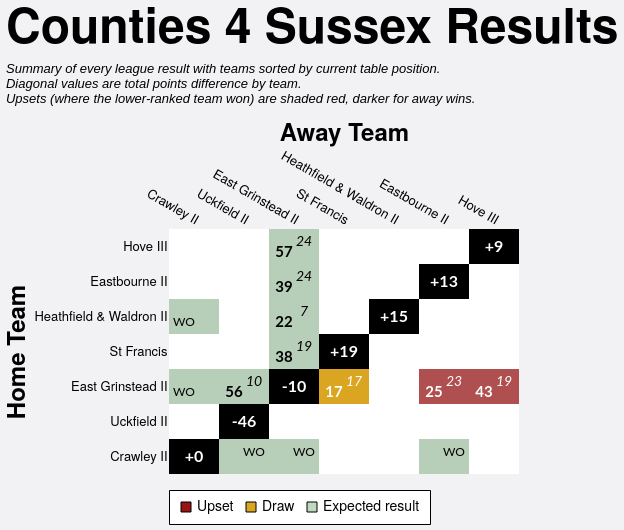

Describe this chart as a Vega-Lite specification.
### Vega-Lite specification from a JSON file in a GitHub repository (floating-point values rounded to 4 significant figures)
{"config": {"axis": {"labelFont": "PT Sans Narrow, Helvetica Neue, Helvetica, Arial, sans-serif", "titleFont": "PT Sans Narrow, Helvetica Neue, Helvetica, Arial, sans-serif", "labelFontSize": 13, "titleFontSize": 24, "gridColor": "#202947", "gridOpacity": 0.2, "zindex": 1}, "text": {"font": "Lato, sans-serif"}, "bar": {"cornerRadiusEnd": 5}, "header": {"labelFont": "PT Sans Narrow, Helvetica Neue, Helvetica, Arial, sans-serif", "titleFont": "PT Sans Narrow, Helvetica Neue, Helvetica, Arial, sans-serif", "labelFontSize": 24, "titleFontSize": 28, "labelFontWeight": "bold", "orient": "left"}, "legend": {"labelFont": "PT Sans Narrow, Helvetica Neue, Helvetica, Arial, sans-serif", "titleFont": "PT Sans Narrow, Helvetica Neue, Helvetica, Arial, sans-serif", "labelFontSize": 14, "titleFontSize": 16, "titlePadding": 5, "fillColor": "white", "strokeColor": "black", "padding": 10, "titleFontWeight": "lighter", "titleFontStyle": "italic", "titleColor": "gray", "offset": 10}, "title": {"font": "PT Sans Narrow, Helvetica Neue, Helvetica, Arial, sans-serif", "fontSize": 48, "fontWeight": "bold", "anchor": "start", "align": "center", "titlePadding": 20, "subtitlePadding": 10, "subtitleFontSize": 13, "subtitleColor": "", "subtitleFontStyle": "italic", "offset": 15, "color": "black"}, "axisX": {"labelAngle": 0}, "facet": {"title": null, "header": null, "align": {"row": "each", "column": "each"}}, "resolve": {"scale": {"y": "independent", "facet": "independent"}}, "background": "#f2f1f4", "scale": {"offsetBandPaddingOuter": 0.2, "offsetBandPaddingInner": 0.1}, "view": {"stroke": null}}, "layer": [{"data": {"name": "data-c476c2890ef0f226110b5867b8615b88"}, "mark": {"type": "rect"}, "encoding": {"color": {"field": "unexpected_result", "legend": {"labelExpr": "datum.value === 'Upset (Away Win)' ? 'Upset' : datum.value", "labelLimit": 220, "offset": 16, "orient": "bottom", "symbolStrokeColor": "black", "symbolStrokeWidth": 1, "values": ["Upset (Away Win)", "Draw", "Expected result"]}, "scale": {"domain": ["Expected result", "Upset (Home Win)", "Upset (Away Win)", "Draw", "To be played", "N/A"], "range": ["#146f1444", "#991515bb", "#991515", "goldenrod", "white", "black"]}, "title": null, "type": "nominal"}, "opacity": {"condition": {"test": "datum.home_team == param_18['home_team'] || datum.away_team == param_18['home_team'] || !isValid(param_18['home_team'])", "value": 1.0}, "value": 0.1}, "tooltip": [{"field": "home_team", "title": "Home", "type": "nominal"}, {"field": "away_team", "title": "Away", "type": "nominal"}, {"field": "home_score_text", "title": "Home Score", "type": "nominal"}, {"field": "away_score_text", "title": "Away Score", "type": "nominal"}, {"field": "result", "title": "Result", "type": "nominal"}, {"field": "unexpected_result", "title": "Unexpectedness", "type": "nominal"}, {"field": "date", "format": "%d %b %Y", "title": "Date", "type": "temporal"}], "x": {"axis": {"domain": false, "grid": false, "labelAngle": 30, "orient": "top", "ticks": false}, "field": "away_team", "sort": ["Crawley II", "Uckfield II", "East Grinstead II", "St Francis", "Heathfield & Waldron II", "Eastbourne II", "Hove III"], "title": "Away Team", "type": "nominal"}, "y": {"axis": {"domain": false, "grid": false, "ticks": false}, "field": "home_team", "sort": ["Hove III", "Eastbourne II", "Heathfield & Waldron II", "St Francis", "East Grinstead II", "Uckfield II", "Crawley II"], "title": "Home Team", "type": "nominal"}}, "name": "view_17"}, {"data": {"name": "data-c476c2890ef0f226110b5867b8615b88"}, "mark": {"type": "text", "fontStyle": "italic", "size": 14, "xOffset": 10, "yOffset": -5}, "encoding": {"color": {"condition": {"test": "(datum.home_team == param_18['home_team'] || datum.away_team == param_18['home_team'] || !isValid(param_18['home_team'])) && datum.unexpected_result == 'Expected result'", "value": "black"}, "value": "white"}, "text": {"field": "away_score_text", "type": "nominal"}, "x": {"field": "away_team", "sort": ["Crawley II", "Uckfield II", "East Grinstead II", "St Francis", "Heathfield & Waldron II", "Eastbourne II", "Hove III"], "type": "nominal"}, "y": {"field": "home_team", "sort": ["Hove III", "Eastbourne II", "Heathfield & Waldron II", "St Francis", "East Grinstead II", "Uckfield II", "Crawley II"], "type": "nominal"}}, "transform": [{"filter": "datum.away_score_text != '' && datum.away_score_text != 'WO'"}]}, {"data": {"name": "data-c476c2890ef0f226110b5867b8615b88"}, "mark": {"type": "text", "size": 12, "xOffset": 10, "yOffset": -5}, "encoding": {"color": {"condition": {"test": "(datum.home_team == param_18['home_team'] || datum.away_team == param_18['home_team'] || !isValid(param_18['home_team'])) && datum.unexpected_result == 'Expected result'", "value": "black"}, "value": "white"}, "text": {"field": "away_score_text", "type": "nominal"}, "x": {"field": "away_team", "sort": ["Crawley II", "Uckfield II", "East Grinstead II", "St Francis", "Heathfield & Waldron II", "Eastbourne II", "Hove III"], "type": "nominal"}, "y": {"field": "home_team", "sort": ["Hove III", "Eastbourne II", "Heathfield & Waldron II", "St Francis", "East Grinstead II", "Uckfield II", "Crawley II"], "type": "nominal"}}, "transform": [{"filter": "datum.away_score_text == 'WO'"}]}, {"data": {"name": "data-c476c2890ef0f226110b5867b8615b88"}, "mark": {"type": "text", "fontWeight": "bold", "size": 15, "xOffset": -10, "yOffset": 5}, "encoding": {"color": {"condition": {"test": "(datum.home_team == param_18['home_team'] || datum.away_team == param_18['home_team'] || !isValid(param_18['home_team'])) && datum.unexpected_result == 'Expected result'", "value": "black"}, "value": "white"}, "text": {"field": "home_score_text", "type": "nominal"}, "x": {"field": "away_team", "sort": ["Crawley II", "Uckfield II", "East Grinstead II", "St Francis", "Heathfield & Waldron II", "Eastbourne II", "Hove III"], "type": "nominal"}, "y": {"field": "home_team", "sort": ["Hove III", "Eastbourne II", "Heathfield & Waldron II", "St Francis", "East Grinstead II", "Uckfield II", "Crawley II"], "type": "nominal"}}, "transform": [{"filter": "datum.home_score_text != '' && datum.home_score_text != 'WO'"}]}, {"data": {"name": "data-c476c2890ef0f226110b5867b8615b88"}, "mark": {"type": "text", "size": 12, "xOffset": -10, "yOffset": 5}, "encoding": {"color": {"condition": {"test": "(datum.home_team == param_18['home_team'] || datum.away_team == param_18['home_team'] || !isValid(param_18['home_team'])) && datum.unexpected_result == 'Expected result'", "value": "black"}, "value": "white"}, "text": {"field": "home_score_text", "type": "nominal"}, "x": {"field": "away_team", "sort": ["Crawley II", "Uckfield II", "East Grinstead II", "St Francis", "Heathfield & Waldron II", "Eastbourne II", "Hove III"], "type": "nominal"}, "y": {"field": "home_team", "sort": ["Hove III", "Eastbourne II", "Heathfield & Waldron II", "St Francis", "East Grinstead II", "Uckfield II", "Crawley II"], "type": "nominal"}}, "transform": [{"filter": "datum.home_score_text == 'WO'"}]}, {"data": {"name": "data-fecc7afd5414ebbbadb48049a19bf62b"}, "mark": {"type": "text", "color": "white", "fontWeight": "bold", "size": 16}, "encoding": {"text": {"field": "display_text", "type": "nominal"}, "tooltip": [{"field": "home_team", "title": "Team", "type": "nominal"}, {"field": "display_text", "title": "Points Difference", "type": "nominal"}], "x": {"field": "away_team", "sort": ["Crawley II", "Uckfield II", "East Grinstead II", "St Francis", "Heathfield & Waldron II", "Eastbourne II", "Hove III"], "type": "nominal"}, "y": {"field": "home_team", "sort": ["Hove III", "Eastbourne II", "Heathfield & Waldron II", "St Francis", "East Grinstead II", "Uckfield II", "Crawley II"], "type": "nominal"}}}], "height": {"step": 35}, "params": [{"name": "param_18", "select": {"type": "point", "clear": "dblclick", "fields": ["home_team"], "on": "click"}, "value": null, "views": ["view_17"]}], "title": {"text": "Counties 4 Sussex Results", "subtitle": ["Summary of every league result with teams sorted by current table position.", "Diagonal values are total points difference by team.", "Upsets (where the lower-ranked team won) are shaded red, darker for away wins."]}, "width": {"step": 50}, "$schema": "https://vega.github.io/schema/vega-lite/v5.20.1.json", "datasets": {"data-c476c2890ef0f226110b5867b8615b88": [{"home_team": "Crawley II", "away_team": "Crawley II", "match_id": null, "date": "", "home_score": null, "away_score": null, "home_walkover": null, "away_walkover": null, "result": "N/A", "home_score_text": "", "away_score_text": "", "wo_result": "", "score_text": "", "display_text": "+0", "is_diagonal": true, "result_simple": "N/A", "unexpected_result": "N/A", "unexpected_opacity": 1.0}, {"home_team": "Crawley II", "away_team": "East Grinstead II", "match_id": "995325", "date": "2022-10-01T00:00:00", "home_score": null, "away_score": null, "home_walkover": false, "away_walkover": true, "result": "Away Win", "home_score_text": "", "away_score_text": "WO", "wo_result": "AWO", "score_text": "WO", "display_text": "WO", "is_diagonal": false, "result_simple": "Away Win", "unexpected_result": "Expected result", "unexpected_opacity": 0.25}, {"home_team": "Crawley II", "away_team": "Eastbourne II", "match_id": "995339", "date": "2022-11-12T00:00:00", "home_score": null, "away_score": null, "home_walkover": false, "away_walkover": true, "result": "Away Win", "home_score_text": "", "away_score_text": "WO", "wo_result": "AWO", "score_text": "WO", "display_text": "WO", "is_diagonal": false, "result_simple": "Away Win", "unexpected_result": "Expected result", "unexpected_opacity": 0.25}, {"home_team": "Crawley II", "away_team": "Heathfield & Waldron II", "match_id": null, "date": "", "home_score": null, "away_score": null, "home_walkover": null, "away_walkover": null, "result": "To be played", "home_score_text": "", "away_score_text": "", "wo_result": "", "score_text": "", "display_text": "", "is_diagonal": false, "result_simple": "To be played", "unexpected_result": "To be played", "unexpected_opacity": 1.0}, {"home_team": "Crawley II", "away_team": "Hove III", "match_id": null, "date": "", "home_score": null, "away_score": null, "home_walkover": null, "away_walkover": null, "result": "To be played", "home_score_text": "", "away_score_text": "", "wo_result": "", "score_text": "", "display_text": "", "is_diagonal": false, "result_simple": "To be played", "unexpected_result": "To be played", "unexpected_opacity": 1.0}, {"home_team": "Crawley II", "away_team": "St Francis", "match_id": null, "date": "", "home_score": null, "away_score": null, "home_walkover": null, "away_walkover": null, "result": "To be played", "home_score_text": "", "away_score_text": "", "wo_result": "", "score_text": "", "display_text": "", "is_diagonal": false, "result_simple": "To be played", "unexpected_result": "To be played", "unexpected_opacity": 1.0}, {"home_team": "Crawley II", "away_team": "Uckfield II", "match_id": "995351", "date": "2022-12-10T00:00:00", "home_score": null, "away_score": null, "home_walkover": false, "away_walkover": true, "result": "Away Win", "home_score_text": "", "away_score_text": "WO", "wo_result": "AWO", "score_text": "WO", "display_text": "WO", "is_diagonal": false, "result_simple": "Away Win", "unexpected_result": "Expected result", "unexpected_opacity": 0.25}, {"home_team": "East Grinstead II", "away_team": "Crawley II", "match_id": "995349", "date": "2022-12-03T00:00:00", "home_score": null, "away_score": null, "home_walkover": true, "away_walkover": false, "result": "Home Win", "home_score_text": "WO", "away_score_text": "", "wo_result": "HWO", "score_text": "WO", "display_text": "WO", "is_diagonal": false, "result_simple": "Home Win", "unexpected_result": "Expected result", "unexpected_opacity": 0.25}, {"home_team": "East Grinstead II", "away_team": "East Grinstead II", "match_id": null, "date": "", "home_score": null, "away_score": null, "home_walkover": null, "away_walkover": null, "result": "N/A", "home_score_text": "", "away_score_text": "", "wo_result": "", "score_text": "", "display_text": "-10", "is_diagonal": true, "result_simple": "N/A", "unexpected_result": "N/A", "unexpected_opacity": 1.0}, {"home_team": "East Grinstead II", "away_team": "Eastbourne II", "match_id": "995326", "date": "2022-10-15T00:00:00", "home_score": 25, "away_score": 23, "home_walkover": false, "away_walkover": false, "result": "Home Win (LBP)", "home_score_text": "25", "away_score_text": "23", "wo_result": "", "score_text": "25-23", "display_text": "25-23", "is_diagonal": false, "result_simple": "Home Win", "unexpected_result": "Upset (Home Win)", "unexpected_opacity": 0.75}, {"home_team": "East Grinstead II", "away_team": "Heathfield & Waldron II", "match_id": null, "date": "", "home_score": null, "away_score": null, "home_walkover": null, "away_walkover": null, "result": "To be played", "home_score_text": "", "away_score_text": "", "wo_result": "", "score_text": "", "display_text": "", "is_diagonal": false, "result_simple": "To be played", "unexpected_result": "To be played", "unexpected_opacity": 1.0}, {"home_team": "East Grinstead II", "away_team": "Hove III", "match_id": "1032189", "date": "2023-01-07T00:00:00", "home_score": 43, "away_score": 19, "home_walkover": false, "away_walkover": false, "result": "Home Win", "home_score_text": "43", "away_score_text": "19", "wo_result": "", "score_text": "43-19", "display_text": "43-19", "is_diagonal": false, "result_simple": "Home Win", "unexpected_result": "Upset (Home Win)", "unexpected_opacity": 0.75}, {"home_team": "East Grinstead II", "away_team": "St Francis", "match_id": "995334", "date": "2022-10-29T00:00:00", "home_score": 17, "away_score": 17, "home_walkover": false, "away_walkover": false, "result": "Draw", "home_score_text": "17", "away_score_text": "17", "wo_result": "", "score_text": "17-17", "display_text": "17-17", "is_diagonal": false, "result_simple": "Draw", "unexpected_result": "Draw", "unexpected_opacity": 0.75}, {"home_team": "East Grinstead II", "away_team": "Uckfield II", "match_id": "1034960", "date": "2023-02-11T00:00:00", "home_score": 56, "away_score": 10, "home_walkover": false, "away_walkover": false, "result": "Home Win", "home_score_text": "56", "away_score_text": "10", "wo_result": "", "score_text": "56-10", "display_text": "56-10", "is_diagonal": false, "result_simple": "Home Win", "unexpected_result": "Expected result", "unexpected_opacity": 0.25}, {"home_team": "Eastbourne II", "away_team": "Crawley II", "match_id": null, "date": "", "home_score": null, "away_score": null, "home_walkover": null, "away_walkover": null, "result": "To be played", "home_score_text": "", "away_score_text": "", "wo_result": "", "score_text": "", "display_text": "", "is_diagonal": false, "result_simple": "To be played", "unexpected_result": "To be played", "unexpected_opacity": 1.0}, {"home_team": "Eastbourne II", "away_team": "East Grinstead II", "match_id": "1032182", "date": "2023-01-21T00:00:00", "home_score": 39, "away_score": 24, "home_walkover": false, "away_walkover": false, "result": "Home Win", "home_score_text": "39", "away_score_text": "24", "wo_result": "", "score_text": "39-24", "display_text": "39-24", "is_diagonal": false, "result_simple": "Home Win", "unexpected_result": "Expected result", "unexpected_opacity": 0.25}, {"home_team": "Eastbourne II", "away_team": "Eastbourne II", "match_id": null, "date": "", "home_score": null, "away_score": null, "home_walkover": null, "away_walkover": null, "result": "N/A", "home_score_text": "", "away_score_text": "", "wo_result": "", "score_text": "", "display_text": "+13", "is_diagonal": true, "result_simple": "N/A", "unexpected_result": "N/A", "unexpected_opacity": 1.0}, {"home_team": "Eastbourne II", "away_team": "Heathfield & Waldron II", "match_id": null, "date": "", "home_score": null, "away_score": null, "home_walkover": null, "away_walkover": null, "result": "To be played", "home_score_text": "", "away_score_text": "", "wo_result": "", "score_text": "", "display_text": "", "is_diagonal": false, "result_simple": "To be played", "unexpected_result": "To be played", "unexpected_opacity": 1.0}, {"home_team": "Eastbourne II", "away_team": "Hove III", "match_id": null, "date": "", "home_score": null, "away_score": null, "home_walkover": null, "away_walkover": null, "result": "To be played", "home_score_text": "", "away_score_text": "", "wo_result": "", "score_text": "", "display_text": "", "is_diagonal": false, "result_simple": "To be played", "unexpected_result": "To be played", "unexpected_opacity": 1.0}, {"home_team": "Eastbourne II", "away_team": "St Francis", "match_id": null, "date": "", "home_score": null, "away_score": null, "home_walkover": null, "away_walkover": null, "result": "To be played", "home_score_text": "", "away_score_text": "", "wo_result": "", "score_text": "", "display_text": "", "is_diagonal": false, "result_simple": "To be played", "unexpected_result": "To be played", "unexpected_opacity": 1.0}, {"home_team": "Eastbourne II", "away_team": "Uckfield II", "match_id": null, "date": "", "home_score": null, "away_score": null, "home_walkover": null, "away_walkover": null, "result": "To be played", "home_score_text": "", "away_score_text": "", "wo_result": "", "score_text": "", "display_text": "", "is_diagonal": false, "result_simple": "To be played", "unexpected_result": "To be played", "unexpected_opacity": 1.0}, {"home_team": "Heathfield & Waldron II", "away_team": "Crawley II", "match_id": "1034971", "date": "2023-02-11T00:00:00", "home_score": null, "away_score": null, "home_walkover": true, "away_walkover": false, "result": "Home Win", "home_score_text": "WO", "away_score_text": "", "wo_result": "HWO", "score_text": "WO", "display_text": "WO", "is_diagonal": false, "result_simple": "Home Win", "unexpected_result": "Expected result", "unexpected_opacity": 0.25}, {"home_team": "Heathfield & Waldron II", "away_team": "East Grinstead II", "match_id": "995341", "date": "2022-11-12T00:00:00", "home_score": 22, "away_score": 7, "home_walkover": false, "away_walkover": false, "result": "Home Win", "home_score_text": "22", "away_score_text": "7", "wo_result": "", "score_text": "22-7", "display_text": "22-7", "is_diagonal": false, "result_simple": "Home Win", "unexpected_result": "Expected result", "unexpected_opacity": 0.25}, {"home_team": "Heathfield & Waldron II", "away_team": "Eastbourne II", "match_id": null, "date": "", "home_score": null, "away_score": null, "home_walkover": null, "away_walkover": null, "result": "To be played", "home_score_text": "", "away_score_text": "", "wo_result": "", "score_text": "", "display_text": "", "is_diagonal": false, "result_simple": "To be played", "unexpected_result": "To be played", "unexpected_opacity": 1.0}, {"home_team": "Heathfield & Waldron II", "away_team": "Heathfield & Waldron II", "match_id": null, "date": "", "home_score": null, "away_score": null, "home_walkover": null, "away_walkover": null, "result": "N/A", "home_score_text": "", "away_score_text": "", "wo_result": "", "score_text": "", "display_text": "+15", "is_diagonal": true, "result_simple": "N/A", "unexpected_result": "N/A", "unexpected_opacity": 1.0}, {"home_team": "Heathfield & Waldron II", "away_team": "Hove III", "match_id": null, "date": "", "home_score": null, "away_score": null, "home_walkover": null, "away_walkover": null, "result": "To be played", "home_score_text": "", "away_score_text": "", "wo_result": "", "score_text": "", "display_text": "", "is_diagonal": false, "result_simple": "To be played", "unexpected_result": "To be played", "unexpected_opacity": 1.0}, {"home_team": "Heathfield & Waldron II", "away_team": "St Francis", "match_id": null, "date": "", "home_score": null, "away_score": null, "home_walkover": null, "away_walkover": null, "result": "To be played", "home_score_text": "", "away_score_text": "", "wo_result": "", "score_text": "", "display_text": "", "is_diagonal": false, "result_simple": "To be played", "unexpected_result": "To be played", "unexpected_opacity": 1.0}, {"home_team": "Heathfield & Waldron II", "away_team": "Uckfield II", "match_id": null, "date": "", "home_score": null, "away_score": null, "home_walkover": null, "away_walkover": null, "result": "To be played", "home_score_text": "", "away_score_text": "", "wo_result": "", "score_text": "", "display_text": "", "is_diagonal": false, "result_simple": "To be played", "unexpected_result": "To be played", "unexpected_opacity": 1.0}, {"home_team": "Hove III", "away_team": "Crawley II", "match_id": null, "date": "", "home_score": null, "away_score": null, "home_walkover": null, "away_walkover": null, "result": "To be played", "home_score_text": "", "away_score_text": "", "wo_result": "", "score_text": "", "display_text": "", "is_diagonal": false, "result_simple": "To be played", "unexpected_result": "To be played", "unexpected_opacity": 1.0}, {"home_team": "Hove III", "away_team": "East Grinstead II", "match_id": "995369", "date": "2023-03-04T00:00:00", "home_score": 57, "away_score": 24, "home_walkover": false, "away_walkover": false, "result": "Home Win", "home_score_text": "57", "away_score_text": "24", "wo_result": "", "score_text": "57-24", "display_text": "57-24", "is_diagonal": false, "result_simple": "Home Win", "unexpected_result": "Expected result", "unexpected_opacity": 0.25}, {"home_team": "Hove III", "away_team": "Eastbourne II", "match_id": null, "date": "", "home_score": null, "away_score": null, "home_walkover": null, "away_walkover": null, "result": "To be played", "home_score_text": "", "away_score_text": "", "wo_result": "", "score_text": "", "display_text": "", "is_diagonal": false, "result_simple": "To be played", "unexpected_result": "To be played", "unexpected_opacity": 1.0}, {"home_team": "Hove III", "away_team": "Heathfield & Waldron II", "match_id": null, "date": "", "home_score": null, "away_score": null, "home_walkover": null, "away_walkover": null, "result": "To be played", "home_score_text": "", "away_score_text": "", "wo_result": "", "score_text": "", "display_text": "", "is_diagonal": false, "result_simple": "To be played", "unexpected_result": "To be played", "unexpected_opacity": 1.0}, {"home_team": "Hove III", "away_team": "Hove III", "match_id": null, "date": "", "home_score": null, "away_score": null, "home_walkover": null, "away_walkover": null, "result": "N/A", "home_score_text": "", "away_score_text": "", "wo_result": "", "score_text": "", "display_text": "+9", "is_diagonal": true, "result_simple": "N/A", "unexpected_result": "N/A", "unexpected_opacity": 1.0}, {"home_team": "Hove III", "away_team": "St Francis", "match_id": null, "date": "", "home_score": null, "away_score": null, "home_walkover": null, "away_walkover": null, "result": "To be played", "home_score_text": "", "away_score_text": "", "wo_result": "", "score_text": "", "display_text": "", "is_diagonal": false, "result_simple": "To be played", "unexpected_result": "To be played", "unexpected_opacity": 1.0}, {"home_team": "Hove III", "away_team": "Uckfield II", "match_id": null, "date": "", "home_score": null, "away_score": null, "home_walkover": null, "away_walkover": null, "result": "To be played", "home_score_text": "", "away_score_text": "", "wo_result": "", "score_text": "", "display_text": "", "is_diagonal": false, "result_simple": "To be played", "unexpected_result": "To be played", "unexpected_opacity": 1.0}, {"home_team": "St Francis", "away_team": "Crawley II", "match_id": null, "date": "", "home_score": null, "away_score": null, "home_walkover": null, "away_walkover": null, "result": "To be played", "home_score_text": "", "away_score_text": "", "wo_result": "", "score_text": "", "display_text": "", "is_diagonal": false, "result_simple": "To be played", "unexpected_result": "To be played", "unexpected_opacity": 1.0}, {"home_team": "St Francis", "away_team": "East Grinstead II", "match_id": "995361", "date": "2023-01-28T00:00:00", "home_score": 38, "away_score": 19, "home_walkover": false, "away_walkover": false, "result": "Home Win", "home_score_text": "38", "away_score_text": "19", "wo_result": "", "score_text": "38-19", "display_text": "38-19", "is_diagonal": false, "result_simple": "Home Win", "unexpected_result": "Expected result", "unexpected_opacity": 0.25}, {"home_team": "St Francis", "away_team": "Eastbourne II", "match_id": null, "date": "", "home_score": null, "away_score": null, "home_walkover": null, "away_walkover": null, "result": "To be played", "home_score_text": "", "away_score_text": "", "wo_result": "", "score_text": "", "display_text": "", "is_diagonal": false, "result_simple": "To be played", "unexpected_result": "To be played", "unexpected_opacity": 1.0}, {"home_team": "St Francis", "away_team": "Heathfield & Waldron II", "match_id": null, "date": "", "home_score": null, "away_score": null, "home_walkover": null, "away_walkover": null, "result": "To be played", "home_score_text": "", "away_score_text": "", "wo_result": "", "score_text": "", "display_text": "", "is_diagonal": false, "result_simple": "To be played", "unexpected_result": "To be played", "unexpected_opacity": 1.0}, {"home_team": "St Francis", "away_team": "Hove III", "match_id": null, "date": "", "home_score": null, "away_score": null, "home_walkover": null, "away_walkover": null, "result": "To be played", "home_score_text": "", "away_score_text": "", "wo_result": "", "score_text": "", "display_text": "", "is_diagonal": false, "result_simple": "To be played", "unexpected_result": "To be played", "unexpected_opacity": 1.0}, {"home_team": "St Francis", "away_team": "St Francis", "match_id": null, "date": "", "home_score": null, "away_score": null, "home_walkover": null, "away_walkover": null, "result": "N/A", "home_score_text": "", "away_score_text": "", "wo_result": "", "score_text": "", "display_text": "+19", "is_diagonal": true, "result_simple": "N/A", "unexpected_result": "N/A", "unexpected_opacity": 1.0}, {"home_team": "St Francis", "away_team": "Uckfield II", "match_id": null, "date": "", "home_score": null, "away_score": null, "home_walkover": null, "away_walkover": null, "result": "To be played", "home_score_text": "", "away_score_text": "", "wo_result": "", "score_text": "", "display_text": "", "is_diagonal": false, "result_simple": "To be played", "unexpected_result": "To be played", "unexpected_opacity": 1.0}, {"home_team": "Uckfield II", "away_team": "Crawley II", "match_id": null, "date": "", "home_score": null, "away_score": null, "home_walkover": null, "away_walkover": null, "result": "To be played", "home_score_text": "", "away_score_text": "", "wo_result": "", "score_text": "", "display_text": "", "is_diagonal": false, "result_simple": "To be played", "unexpected_result": "To be played", "unexpected_opacity": 1.0}, {"home_team": "Uckfield II", "away_team": "East Grinstead II", "match_id": null, "date": "", "home_score": null, "away_score": null, "home_walkover": null, "away_walkover": null, "result": "To be played", "home_score_text": "", "away_score_text": "", "wo_result": "", "score_text": "", "display_text": "", "is_diagonal": false, "result_simple": "To be played", "unexpected_result": "To be played", "unexpected_opacity": 1.0}, {"home_team": "Uckfield II", "away_team": "Eastbourne II", "match_id": null, "date": "", "home_score": null, "away_score": null, "home_walkover": null, "away_walkover": null, "result": "To be played", "home_score_text": "", "away_score_text": "", "wo_result": "", "score_text": "", "display_text": "", "is_diagonal": false, "result_simple": "To be played", "unexpected_result": "To be played", "unexpected_opacity": 1.0}, {"home_team": "Uckfield II", "away_team": "Heathfield & Waldron II", "match_id": null, "date": "", "home_score": null, "away_score": null, "home_walkover": null, "away_walkover": null, "result": "To be played", "home_score_text": "", "away_score_text": "", "wo_result": "", "score_text": "", "display_text": "", "is_diagonal": false, "result_simple": "To be played", "unexpected_result": "To be played", "unexpected_opacity": 1.0}, {"home_team": "Uckfield II", "away_team": "Hove III", "match_id": null, "date": "", "home_score": null, "away_score": null, "home_walkover": null, "away_walkover": null, "result": "To be played", "home_score_text": "", "away_score_text": "", "wo_result": "", "score_text": "", "display_text": "", "is_diagonal": false, "result_simple": "To be played", "unexpected_result": "To be played", "unexpected_opacity": 1.0}, {"home_team": "Uckfield II", "away_team": "St Francis", "match_id": null, "date": "", "home_score": null, "away_score": null, "home_walkover": null, "away_walkover": null, "result": "To be played", "home_score_text": "", "away_score_text": "", "wo_result": "", "score_text": "", "display_text": "", "is_diagonal": false, "result_simple": "To be played", "unexpected_result": "To be played", "unexpected_opacity": 1.0}, {"home_team": "Uckfield II", "away_team": "Uckfield II", "match_id": null, "date": "", "home_score": null, "away_score": null, "home_walkover": null, "away_walkover": null, "result": "N/A", "home_score_text": "", "away_score_text": "", "wo_result": "", "score_text": "", "display_text": "-46", "is_diagonal": true, "result_simple": "N/A", "unexpected_result": "N/A", "unexpected_opacity": 1.0}], "data-fecc7afd5414ebbbadb48049a19bf62b": [{"home_team": "Crawley II", "away_team": "Crawley II", "match_id": null, "date": "", "home_score": null, "away_score": null, "home_walkover": null, "away_walkover": null, "result": "N/A", "home_score_text": "", "away_score_text": "", "wo_result": "", "score_text": "", "display_text": "+0", "is_diagonal": true, "result_simple": "N/A", "unexpected_result": "N/A", "unexpected_opacity": 1.0}, {"home_team": "East Grinstead II", "away_team": "East Grinstead II", "match_id": null, "date": "", "home_score": null, "away_score": null, "home_walkover": null, "away_walkover": null, "result": "N/A", "home_score_text": "", "away_score_text": "", "wo_result": "", "score_text": "", "display_text": "-10", "is_diagonal": true, "result_simple": "N/A", "unexpected_result": "N/A", "unexpected_opacity": 1.0}, {"home_team": "Eastbourne II", "away_team": "Eastbourne II", "match_id": null, "date": "", "home_score": null, "away_score": null, "home_walkover": null, "away_walkover": null, "result": "N/A", "home_score_text": "", "away_score_text": "", "wo_result": "", "score_text": "", "display_text": "+13", "is_diagonal": true, "result_simple": "N/A", "unexpected_result": "N/A", "unexpected_opacity": 1.0}, {"home_team": "Heathfield & Waldron II", "away_team": "Heathfield & Waldron II", "match_id": null, "date": "", "home_score": null, "away_score": null, "home_walkover": null, "away_walkover": null, "result": "N/A", "home_score_text": "", "away_score_text": "", "wo_result": "", "score_text": "", "display_text": "+15", "is_diagonal": true, "result_simple": "N/A", "unexpected_result": "N/A", "unexpected_opacity": 1.0}, {"home_team": "Hove III", "away_team": "Hove III", "match_id": null, "date": "", "home_score": null, "away_score": null, "home_walkover": null, "away_walkover": null, "result": "N/A", "home_score_text": "", "away_score_text": "", "wo_result": "", "score_text": "", "display_text": "+9", "is_diagonal": true, "result_simple": "N/A", "unexpected_result": "N/A", "unexpected_opacity": 1.0}, {"home_team": "St Francis", "away_team": "St Francis", "match_id": null, "date": "", "home_score": null, "away_score": null, "home_walkover": null, "away_walkover": null, "result": "N/A", "home_score_text": "", "away_score_text": "", "wo_result": "", "score_text": "", "display_text": "+19", "is_diagonal": true, "result_simple": "N/A", "unexpected_result": "N/A", "unexpected_opacity": 1.0}, {"home_team": "Uckfield II", "away_team": "Uckfield II", "match_id": null, "date": "", "home_score": null, "away_score": null, "home_walkover": null, "away_walkover": null, "result": "N/A", "home_score_text": "", "away_score_text": "", "wo_result": "", "score_text": "", "display_text": "-46", "is_diagonal": true, "result_simple": "N/A", "unexpected_result": "N/A", "unexpected_opacity": 1.0}]}}
